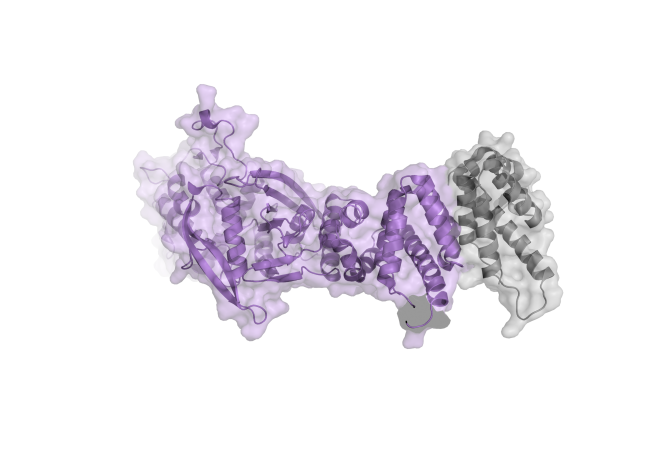
#> input picture Figures/figure_putative_MoAs/panelC/top_cas8_cas11.png, 1300 x 900 px (shown at 1/2 size)
$ python compose_panel_c.py
#> lines starting #> are read from the running program, lines starting #| are printed output that depends on the picture
"""
Composite the two PyMOL renders into the final Panel C image, matching the
original AcrIB4.png layout: two rows, each with a text label above the
Cas8-family chain (left) and the partner chain (right).

INPUTS: top_cas8_cas11.png, bottom_lscas8_acrib4.png (from build_panel_c.py).
OUTPUT: PanelC_final.png. Run: python3 compose_panel_c.py from this folder.
Uses macOS Times New Roman.
"""
from PIL import Image, ImageDraw, ImageFont

FONT_DIR = "/System/Library/Fonts/Supplemental"
FONT_REG = f"{FONT_DIR}/Times New Roman.ttf"

WHITE = (255, 255, 255)
BLACK = (0, 0, 0)


def trim(im, pad=20):
    """Crop near-white margins from `im`, leaving `pad` pixels around the content."""
#> called with pad = 20
    gray = im.convert("L")
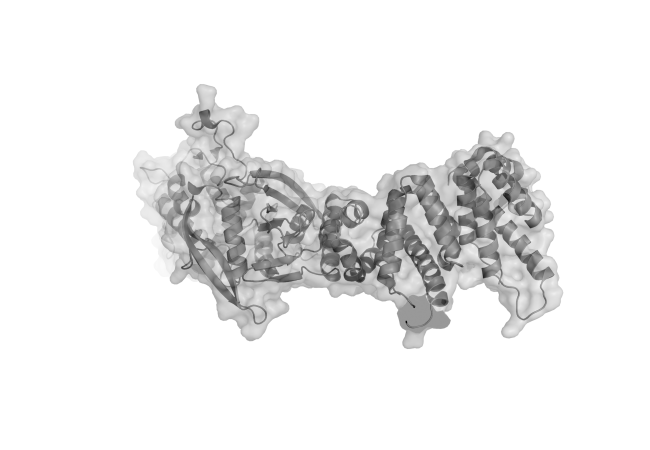
#> gray: PIL image 1300x900 L (shown at 1/2 size); min 0, max 255, mean 237.4
    bbox = gray.point(lambda p: 0 if p >= 250 else 255).getbbox()
#> bbox = (265, 168, 1127, 699)
    if bbox is None:
        return im
    l, t, r, b = bbox
#> l = 265; t = 168; r = 1127; b = 699
    l = max(0, l - pad)
#> l = 245
    t = max(0, t - pad)
#> t = 148
    r = min(im.width, r + pad)
#> r = 1147
    b = min(im.height, b + pad)
#> b = 719
    return im.crop((l, t, r, b))
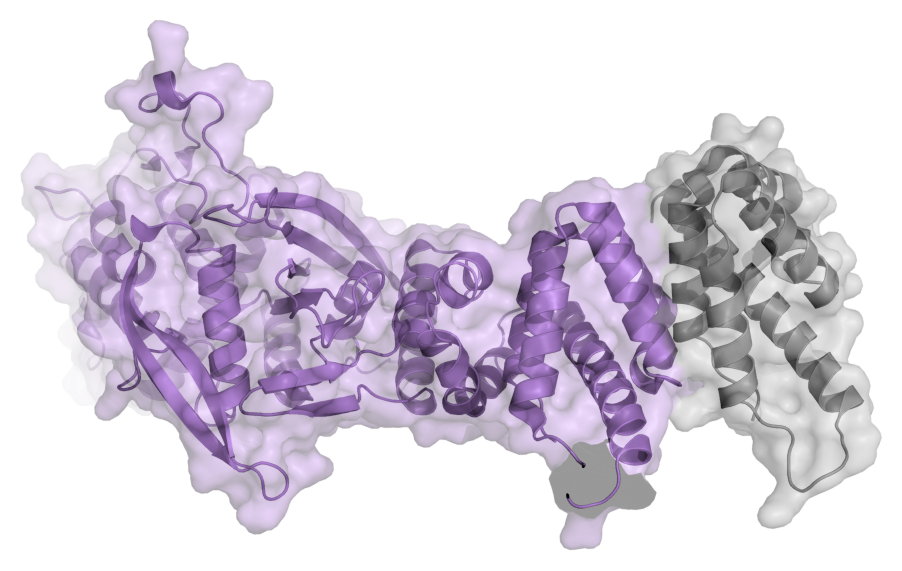
#> returned value: PIL image 902x571 RGB; mean R, G, B 218.6, 211.5, 224.1


def load(name):
    """Open an image as RGB and trim its white margins."""
    return trim(Image.open(name).convert("RGB"))


def fit_width(im, w):
    """Resize `im` to width `w`, keeping the aspect ratio."""
#> called with w = 1000
    h = int(im.height * w / im.width)
#> h = 633
    return im.resize((w, h), Image.LANCZOS)
#> returned value: PIL image 1000x633 RGB


def main():
    """Stack the two renders with text labels above each chain; save PanelC_final.png."""
    top = fit_width(load("top_cas8_cas11.png"), 1000)
    bottom = fit_width(load("bottom_lscas8_acrib4.png"), 1000)
#> call 2 of load, with name = 'bottom_lscas8_acrib4.png'
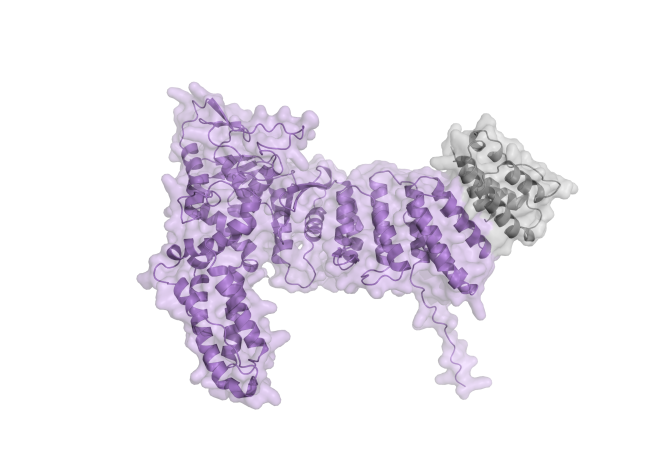
#> input picture Figures/figure_putative_MoAs/panelC/bottom_lscas8_acrib4.png, 1300 x 900 px (shown at 1/2 size)
#> call 2 of trim, with pad = 20
#> in trim (call 2), `gray = im.convert("L")`:
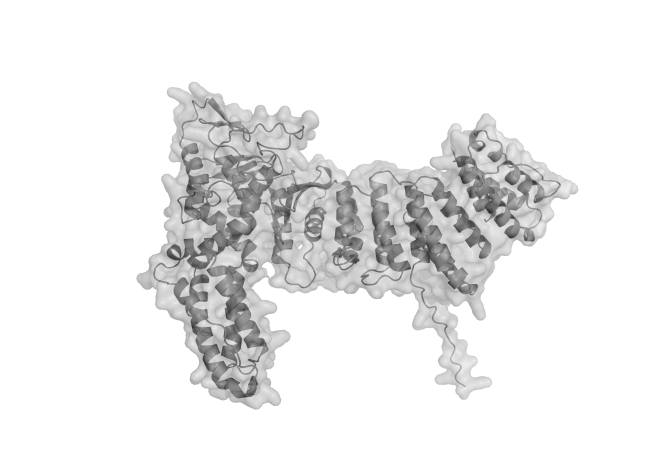
#> gray: PIL image 1300x900 L (shown at 1/2 size); min 35, max 255, mean 235.6
#> in trim (call 2), `bbox = gray.point(lambda p: 0 if p >= 250 else 255).getbbox()`: bbox = (272, 163, 1157, 820)
#> in trim (call 2), `l, t, r, b = bbox`: l = 272; t = 163; r = 1157; b = 820
#> in trim (call 2), `l = max(0, l - pad)`: l = 252
#> in trim (call 2), `t = max(0, t - pad)`: t = 143
#> in trim (call 2), `r = min(im.width, r + pad)`: r = 1177
#> in trim (call 2), `b = min(im.height, b + pad)`: b = 840
#> in trim (call 2), `return im.crop((l, t, r, b))`:
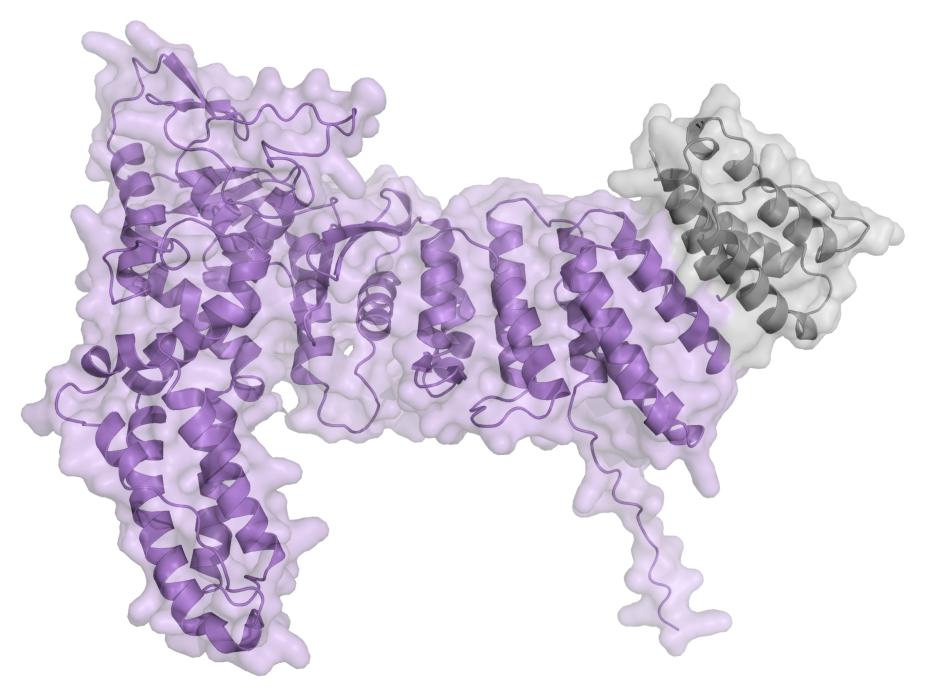
#> returned value: PIL image 925x697 RGB; mean R, G, B 223.6, 215.7, 229.9

    font = ImageFont.truetype(FONT_REG, 40)
    MARGIN = 20
    TOP_PAD = 90  # clears room for the panel-level "C" letter drawn over this image's top-left corner
    LABEL_H = 60
    GAP = 40

    W = 1000 + MARGIN * 2
    H = TOP_PAD + LABEL_H + top.height + GAP + LABEL_H + bottom.height + MARGIN
#> H = 1656

    canvas = Image.new("RGB", (W, H), WHITE)
#> canvas: PIL image 1040x1656 RGB; every value is 255
    draw = ImageDraw.Draw(canvas)

    y = TOP_PAD
    draw.text((MARGIN + 40, y), "Cas8 (8FCJ_I)", fill=BLACK, font=font)
    draw.text((MARGIN + 620, y), "Cas11 (8FCJ_L)", fill=BLACK, font=font)
    y += LABEL_H
    canvas.paste(top, (MARGIN, y))
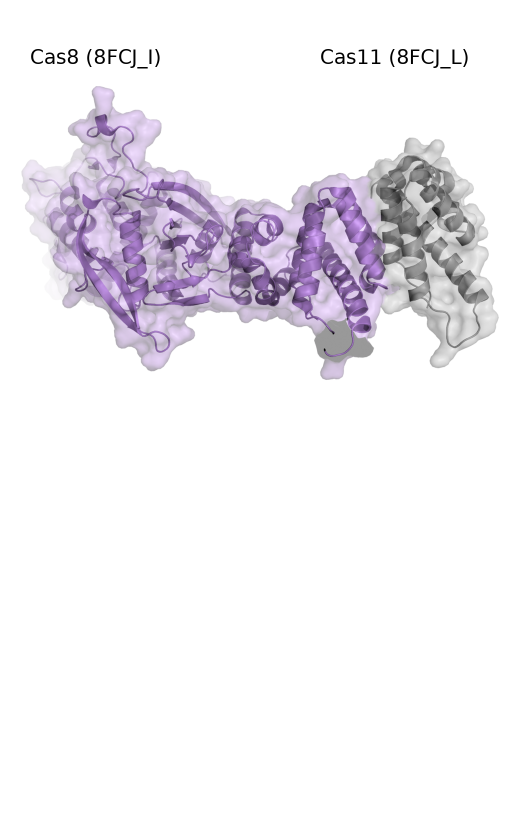
#> canvas: PIL image 1040x1656 RGB (shown at 1/2 size); mean R, G, B 240.9, 238.4, 243
    y += top.height + GAP
#> y = 823

    draw.text((MARGIN + 130, y), "LsCas8", fill=BLACK, font=font)
    draw.text((MARGIN + 660, y), "AcrIB4", fill=BLACK, font=font)
    y += LABEL_H
#> y = 883
    canvas.paste(bottom, (MARGIN, y))
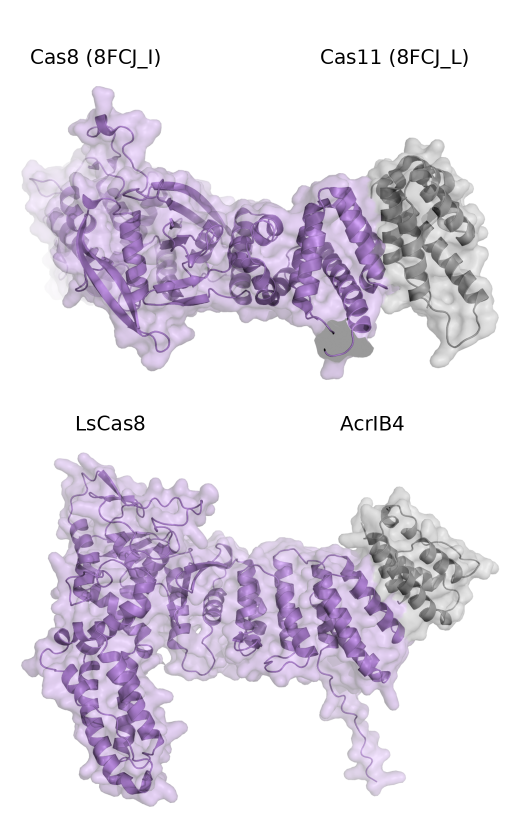
#> canvas: PIL image 1040x1656 RGB (shown at 1/2 size); mean R, G, B 226.9, 220.8, 231.7

    canvas.save("PanelC_final.png")
    print("saved PanelC_final.png", canvas.size)
#| saved PanelC_final.png (1040, 1656)


if __name__ == "__main__":
    main()
